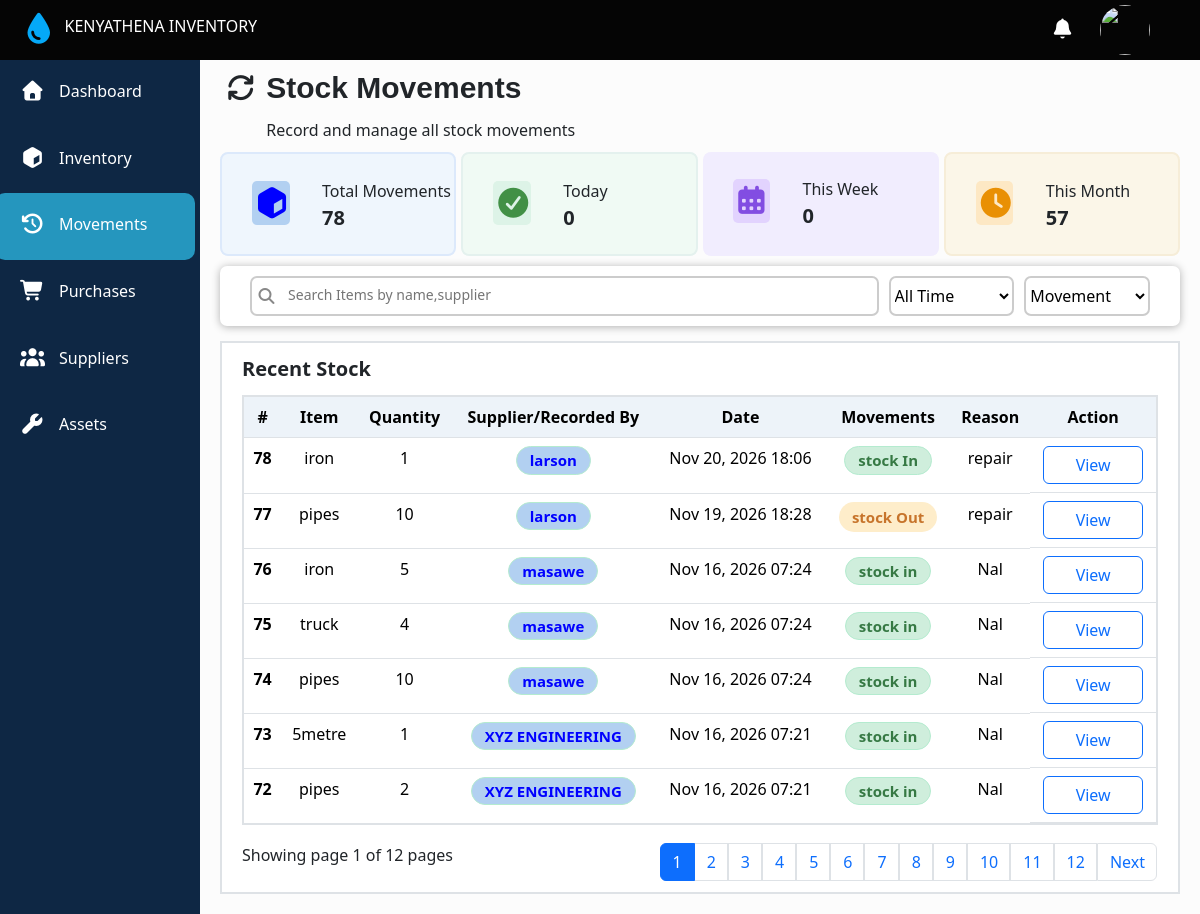
The app's page /stockmovements/ with its own data.
### main/models.py (models this page shows, shortened)
class StockMovements(models.Model):
  Movement_type=[
    ('in','Stock In'),
    ('Out','Stock Out'),
  ]
  item = models.CharField(max_length=200)
  quantity = models.PositiveIntegerField()
  supplier_issued_to = models.CharField(max_length=200,null=True,blank=True)
  date=models.DateTimeField(auto_now_add=True)
  movement = models.CharField(max_length=200,choices=Movement_type)
  reason = models.CharField(max_length=300,null=True,blank=True)
  note = models.CharField(max_length=1000,null=True,blank=True)

### main/views.py (the view)
# urls.py: path('stockmovements/',views.stockMovements,name='stockmovements'),
def stockMovements(request):
  stock_movements = StockMovements.objects.all().order_by('-id')
  today = timezone.localdate()
  start_of_week = today - timedelta(days=today.weekday())
  stock_movements_counts = stock_movements.count()
  today_count = stock_movements.filter(date__date=today).count()
  this_week_movements = stock_movements.filter(date__date__gte=start_of_week, date__date__lte=today).count()
  this_month_movements = stock_movements.filter(date__date__month=today.month, date__date__year=today.year).count()
  search_stock_movements = request.GET.get('q','').strip()
  if search_stock_movements:
    stock_movements= stock_movements.filter(
      Q(item__icontains=search_stock_movements)|
      Q(movement__icontains=search_stock_movements)
    )
  selected_status = request.GET.get('status','').strip()
  selected_movement_status = request.GET.get('movement_status','').strip()
  if selected_status == 'Today':
   stock_movements = stock_movements.filter(date__date=today)
  elif selected_status == 'This Week':
    stock_movements = stock_movements.filter(date__date__gte=start_of_week, date__date__lte=today)
  elif selected_status == 'This Month':
   stock_movements = stock_movements.filter(date__date__month=today.month, date__date__year=today.year)
  if selected_movement_status in dict(StockMovements.Movement_type):
   stock_movements = stock_movements.filter(movement=selected_movement_status)
  paginator = Paginator(stock_movements, 7)
  page_number = request.GET.get('page')
  page_obj = paginator.get_page(page_number)
  context = {
    'stock_movements': stock_movements,
    'page_obj': page_obj,
    'today_count':today_count,
    'this_week_movements': this_week_movements,
    'this_month_movements': this_month_movements,
    'stock_movements_counts':stock_movements_counts,
    'selected_status':selected_status,
    'search_stock_movements':search_stock_movements,
    'selected_movement_status':selected_movement_status,
  }
  return render(request, 'main/stock_movements.html', context)

### main/templates/main/stock_movements.html (shortened to what this page needs)
{% extends 'main/base.html' %}
{% block content %}
    <div class="inventoryTitle">
      <div class="inventoryTitle_first">
        <i class="fa-solid fa-arrows-rotate"></i>
        <div>
          <span>Stock Movements</span>
          <span>Record and manage all stock movements</span>
        </div>
      </div>
    </div>
    <div class="status">
      <div class="updates">
        <div><i class="fa-solid fa-cube"></i></div>
        <div>
          <span>Total Movements</span>
          <span class="number">{{stock_movements_counts}}</span>
        </div>
      </div>
      <div class="updates" style="background-color:rgb(240, 250, 244);border: 2px solid rgb(228, 241, 238);">
        <div><i class="fa-solid fa-circle-check" style="color:rgba(66, 144, 70);background-color:rgba(221, 243, 231)"></i></div>
        <div>
          <span>Today</span>
          <span class="number">{{today_count}}</span>
        </div>
      </div>
      <div class="updates" style="background-color:rgb(241, 237, 254);border: 2px solid rgb(227, 224, 252));">
        <div><i class="fa-solid fa-calendar-days" style="color:rgb(130, 77, 226);background-color:rgb(226, 211, 254)"></i></div>
        <div>
          <span>This Week</span>
          <span class="number">{{this_week_movements}}</span>
        </div>
      </div>
      <div class="updates" style="background-color:rgb(251, 246, 232);border: 2px solid rgb(246, 237, 216);">
        <div><i class="fa-solid fa-clock" style="color:rgb(233, 144, 4);background-color:rgb(253, 232, 196)"></i></div>
        <div>
          <span>This Month</span>
          <span class="number">{{this_month_movements}}</span>
        </div>
      </div>
    </div>
    <form action="{% url 'stockmovements' %}" method="GET">
      <div class="search">
       <div class="search-button">
        <i class="fa-solid fa-magnifying-glass"></i>
        <input type="text" placeholder="Search Items by name,supplier" name="q" id="search" >
       </div>
      <div class="select-statuses">
        <select name="status" id="statuses" onchange="this.form.submit()">
          <option value=""
          {% if not selected_status %}selected{% endif %}>All Time</option>
        </select>
      </div>
       <div class="select-statuses">
        <select name="movement_status" id="statuses" onchange="this.form.submit()">
          <option value=""
          {% if not selected_movement_status %}selected{% endif %}>Movement</option>
        </select>
      </div>
    </div>
    </form>
    <div class="recent-inventory-table" id="recent-inventory-table">
      <div class="recent-title">
        <div><a class="current-stock-link" href="{% url 'stockmovements' %}?q=#recent-inventory-table">Recent Stock</a></div>
      </div>
      <table class="table" id="inventory-table">
        <thead>
          <tr>
            <th  scope="col">#</th>
            <th scope="col">Item</th>
            <th scope="col">Quantity</th>
            <th scope="col">Supplier/Recorded By</th>
            <th scope="col">Date</th>
            <th scope="col">Movements</th>
            <th scope="col">Reason</th>
             <th scope="col">Action</th>
          </tr>
        </thead>
        <tbody>
          {% for item in page_obj.object_list %}
          <tr>
            <th scope="row">{{item.id}}</th>
            <td>{{item.item}}</td>
            <td>{{item.quantity}}</td>
            {% if item.supplier_issued_to == request.user.username %}
            <td >
              <span class="movement-badge">{{item.supplier_issued_to}}</span>
            </td>
            {% else %}
            <td>
              <span class="movement-supplier">{{item.supplier_issued_to}}</span>
            </td>
            {% endif %}
            <td>{{item.date|date:"M d, Y H:i"}}</td>
            {% if item.movement == 'Out' %}
            <td>
               <span class="movement_Out">stock {{item.movement}}</span>
            </td>
            {% else %}
            <td>
               <span class="movement_In">stock {{item.movement}}</span>
            </td>
            {% endif %}
            <td>{{item.reason|truncatechars:15}}</td>
            <td class="Action">
               <a type="button" class="btn btn-outline-primary" href="{% url 'stockmovements_details' item.id %}">View </a>
            </td>
          </tr>
         {% endfor %}
        </tbody>
      </table>
      <div class="last-part">
        <div class="last-part-start">
          Showing page {{ page_obj.number }} of {{ page_obj.paginator.num_pages }} pages
        </div>
        <div class="action">
        <nav aria-label="...">
            <ul class="pagination">
              {% for num in page_obj.paginator.page_range %}
                {% if page_obj.number == num %}
                  <li class="page-item active"><a class="page-link" href="?movement_status={{selected_movement_status}}&status={{selected_status}}&q={{search_stock_movements|urlencode}}&page={{ num }}#inventory-table">{{ num }}</a></li>
                {% else %}
                  <li class="page-item"><a class="page-link" href="?movement_status={{selected_movement_status}}&status={{selected_status}}&q={{search_stock_movements|urlencode}}&page={{ num }}#inventory-table">{{ num }}</a></li>
                {% endif %}
              {% endfor %}
              {% if page_obj.has_next %}
              <li class="page-item"><a class="page-link" href="?movement_status={{selected_movement_status}}&status={{selected_status}}&q={{search_stock_movements|urlencode}}&page={{ page_obj.next_page_number }}#inventory-table">Next</a></li>
              {% endif %}
            </ul>
        </nav>
        </div>
      </div>
    </div>
{% endblock content %}

### main/static/main/css/masawe.css (style rules this page uses)
body { margin: 90px 0 0 220px; padding: 0; box-sizing: border-box; background-color: rgb(240, 244, 254); }
html, body { scrollbar-width: none; -ms-overflow-style: none; }

### main/templates/main/navbar.html (style rules this page uses)
a { display: flex; text-decoration: none; color: white; align-items: center; height: 100%; width: 100%; }

### main/templates/main/stock_movements.html (style rules this page uses)
body { background-color: rgba(0,0,0,0.01) }
.inventoryTitle { display: flex; justify-content: space-between; padding: 0 50px 0 5px; align-items: center; margin-top: -25px; }
.inventoryTitle_first { display: flex; }
.inventoryTitle_first i { font-size: 25px; margin-top:10px }
.inventoryTitle_first div { display: flex; flex-direction: column; margin-left: 10px; }
.inventoryTitle_first div span:first-child { font-family: sans-serif; font-size: 30px; font-weight: 700; margin-bottom: 8px; }
.status { display: grid; grid-template-columns: 1fr 1fr 1fr 1fr; column-gap:5px; margin-right: 20px; margin-top: 10px; }
.status .updates { display: flex; position:relative; background-color: blue; padding: 50px 0; min-height: 20px; border-radius: 8px; }
.status .updates div:last-child { display: flex; flex-direction: column; position:absolute; left: 100px; top: 25px; }
.status .updates div i { color: blue; font-size: 30px; position:absolute; top: 27px; left: 30px; background-color:rgba(178, 208, 241); border-radius: 5px; padding: 7px 5px; }
.status .updates div .number { font-size: 20px; font-weight: bold; }
.status .updates:first-child { background-color:rgb(239, 246, 253); border: 2px solid rgba(220, 233, 251); }
.search { background-color: white; border-radius: 7px; margin-right: 20px; box-shadow:0px 1px 8px rgba(0, 0, 0, 0.3); padding: 10px 30px; display: grid; column-gap: 10px; margin-top: 10px; grid-template-columns: 5fr 1fr 1fr; }
.search .select-statuses { display: flex; align-items: center; border: 2px solid #ccc; border-radius: 7px; }
.search .select-statuses #statuses { width: 100%; height: 100%; border: none; outline: none; background-color: inherit; }
.search-button { display: flex; border: 2px solid #ccc; gap: 10px; align-items: center; padding: 5px; border-radius:7px ; }
.search-button input { width: 100%; border: none; outline: none; font-size: 16px; color: #4e4b4b; }
.search-button input::placeholder { font-size: 14px; transform: translateY(-2px); }
.search-button i { color: #888; }
.recent-inventory-table { border:2px solid rgba(222, 226, 230); margin-right: 20px; padding:10px 20px; margin-top: 15px; background-color: white; margin-bottom: 20px; }
.recent-inventory-table .recent-title { display: flex; justify-content: space-between; align-items: center; margin-top: -5px; }
.recent-inventory-table .recent-title div:first-child { font-weight: 700; font-size: 20px; }
.recent-inventory-table .current-stock-link { display: inline; color: inherit; text-decoration: none; }
.recent-inventory-table .recent-title div:last-child { transform: translateY(6px); }
.recent-inventory-table .table { margin-top: 17px; border: 2px solid rgba(222, 226, 230); border-radius: 7px; padding: 10; text-align: center; }
.recent-inventory-table .table thead tr th { background-color:rgba(237, 243, 249); }
.recent-inventory-table .last-part { display: flex; justify-content: space-between; margin-top: -13px; align-items: center; }
.recent-inventory-table .last-part .action { transform: translateY(15px); }
.Action { display: flex; justify-content: center; column-gap: 10px; }
.Action a { width:100px; }
.movement-supplier { display: inline-block; padding: 2px 13px; border-radius: 20px; background: rgb(178, 208, 241); border: 1px solid #b4ebcf; color: blue; font-size: 15px; font-weight: 600; }
.movement_In { display: inline-block; padding: 2px 13px; border-radius: 20px; background:rgb(207, 238, 220);; border: 1px solid #b4ebcf; color: rgb(54, 121, 68); font-size: 15px; font-weight: 600; }
.movement_Out { display: inline-block; padding: 4px 13px; border-radius: 20px; background: rgb(254, 237, 202); color: rgb(199, 116, 43); font-size: 15px; font-weight: 600; }

### records on screen
StockMovements: id "78", item "iron", quantity "1", supplier_issued_to "larson", date "Nov 20, 2026 18:06", movement "In", reason "repair"
StockMovements: id "77", item "pipes", quantity "10", supplier_issued_to "larson", date "Nov 19, 2026 18:28", movement "Out", reason "repair"
StockMovements: id "76", item "iron", quantity "5", supplier_issued_to "masawe", date "Nov 16, 2026 07:24", movement "in", reason "Nal"
StockMovements: id "75", item "truck", quantity "4", supplier_issued_to "masawe", date "Nov 16, 2026 07:24", movement "in", reason "Nal"
StockMovements: id "74", item "pipes", quantity "10", supplier_issued_to "masawe", date "Nov 16, 2026 07:24", movement "in", reason "Nal"
StockMovements: id "73", item "5metre", quantity "1", supplier_issued_to "XYZ ENGINEERING", date "Nov 16, 2026 07:21", movement "in", reason "Nal"
StockMovements: id "72", item "pipes", quantity "2", supplier_issued_to "XYZ ENGINEERING", date "Nov 16, 2026 07:21", movement "in", reason "Nal"

### other values on screen
{{ stock_movements_counts }} "78"
{{ today_count }} "0"
{{ this_week_movements }} "0"
{{ this_month_movements }} "57"
{{ page_obj.number }} "1"
{{ page_obj.paginator.num_pages }} "12"
{{ num }} "1"
{{ num }} "2" "3" "4" "5" "6" "7" "8" "9" "10" "11" "12"
